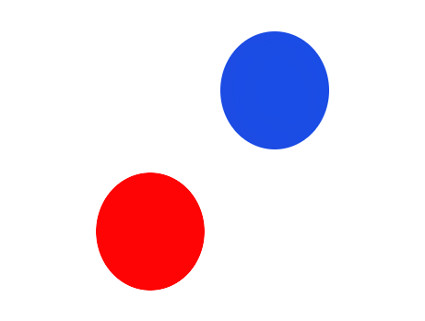
#> input picture test.jpg, 425 x 321 px
$ python Q1.py
#> lines starting #> are read from the running program, lines starting #| are printed output that depends on the picture; after the words box and inside, x2 and y2 are one past the last pixel; in counts of white or black regions, pixels touching at a corner belong together
import numpy as np
import matplotlib.pyplot as plt
from skimage import filters
from skimage.util import random_noise
from skimage.io import imread

# Add Gaussian noise to the image
def add_gaussian_noise(image, mean=0, std=0.1):
    noisy_image = random_noise(image, mode='gaussian', mean=mean, var=std**2)
    return noisy_image

# Implement Otsu's algorithm
def apply_otsu_threshold(image):
    threshold_value = filters.threshold_otsu(image)
    binary_image = image > threshold_value
    return binary_image

# Main function
def main():
    # Load the image
    image_path = 'test.jpg'
    original_image = imread(image_path)
#> original_image is the input picture: shape (321, 425, 3); mean R, G, B 238, 223.3, 234.6
    original_image_gray = imread(image_path, as_gray=True)
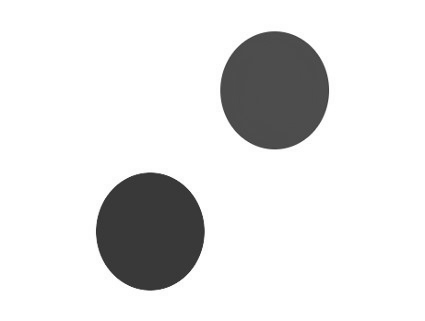
#> original_image_gray: shape (321, 425) float64; min 0.198, max 1, mean 0.891

    # Add Gaussian noise to the image
    noisy_image = add_gaussian_noise(original_image_gray)
#> in add_gaussian_noise, `noisy_image = random_noise(image, mode='gaussian', mean=mean, var=std*..`:
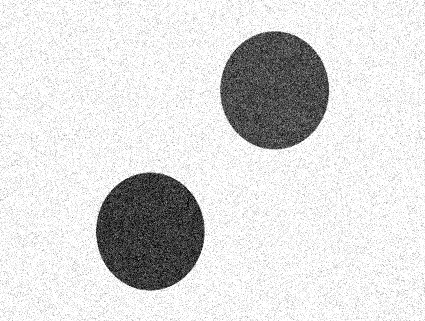
#> noisy_image: shape (321, 425) float64; min 0, max 1, mean 0.858

    # Apply Otsu's algorithm
    segmented_image = apply_otsu_threshold(noisy_image)
#> in apply_otsu_threshold, `threshold_value = filters.threshold_otsu(image)`: threshold_value = 0.611
#> in apply_otsu_threshold, `binary_image = image > threshold_value`:
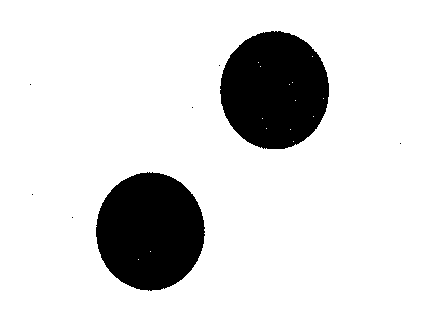
#> binary_image: shape (321, 425) bool; 85.3% white; 8 black regions (6 under 20 px), largest, box (x1, y1, x2, y2) and area: (220, 31, 329, 149) 10059, (96, 172, 205, 291) 10036

    # Display original image, noisy image, and segmented image
    fig, axes = plt.subplots(1, 3, figsize=(12, 4))
    ax = axes.ravel()
    ax[0].imshow(original_image)
    ax[0].set_title('Original Image')
    ax[1].imshow(noisy_image, cmap='gray')
    ax[1].set_title('Noisy Image')
    ax[2].imshow(segmented_image, cmap='gray')
    ax[2].set_title('Segmented Image (Otsu)')
    for a in ax:
        a.axis('off')

    plt.tight_layout()
    plt.show()
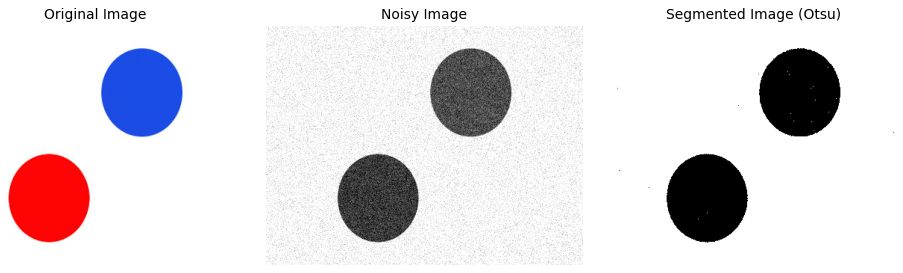
#> figure drawn by matplotlib, 3 panels

if __name__ == "__main__":
    main()
